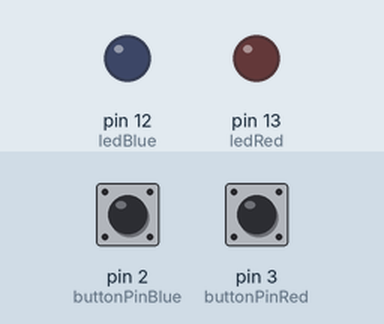
The sketch below on a simulated Arduino Uno, built with avr-gcc and run on an emulated ATmega328P. Parts: output pins drawn as LEDs (lit = HIGH). The test bench sets the inputs (shaded band); at power-on: pin 2 (buttonPinBlue) LOW, pin 3 (buttonPinRed) LOW.

Above: at 1.2 s.
1.3 s: pin 2 (buttonPinBlue) pulled HIGH for 0.15 s
At 1.37 s:
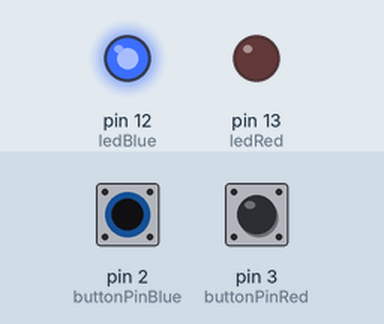
2.9 s: pin 3 (buttonPinRed) pulled HIGH for 0.15 s
At 2.97 s:
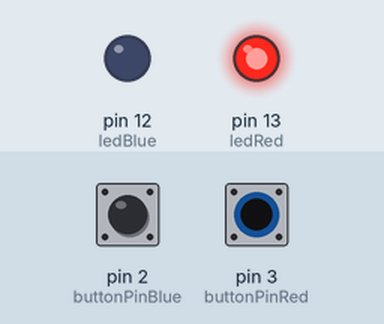
4.5 s: pin 3 (buttonPinRed) pulled HIGH for 3.2 s
At 8.9 s:
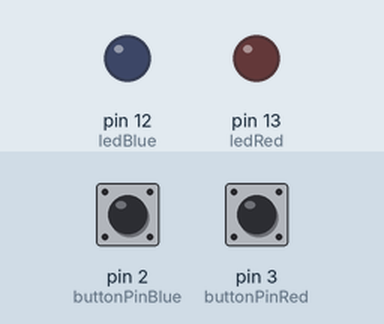
9.2 s: pin 2 (buttonPinBlue) pulled HIGH for 3.2 s
At 10.3 s:
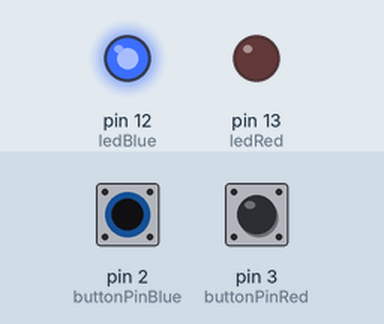
13.9 s: pin 2 (buttonPinBlue) driven HIGH and pin 3 (buttonPinRed) driven HIGH
At 15.0 s:
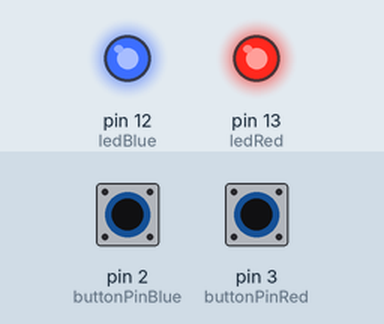
Timing chart, 0 to 16.4 s (numbered marks = the images above; inputs shaded):
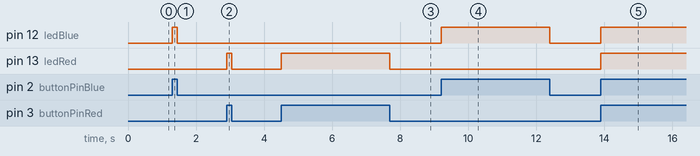

The sketch:

RedVsBlue.ino
```cpp
int ledBlue = 12;
int ledRed = 13;

int buttonPinBlue = 2;
int buttonPinRed = 3;

int buttonStateBlue = 0;
int buttonStateRed = 0;

void setup() {
  // put your setup code here, to run once:

  pinMode(ledBlue, OUTPUT);
  pinMode(buttonPinBlue, INPUT);

  pinMode(ledRed, OUTPUT);
  pinMode(buttonPinRed, INPUT);

}

void loop() {
  // put your main code here, to run repeatedly:

  buttonStateBlue = digitalRead(buttonPinBlue);

  if(buttonStateBlue == HIGH){
    digitalWrite(ledBlue, HIGH);
    delay(0);
  }else{
    digitalWrite(ledBlue, LOW);
    delay(0);
  }

  buttonStateRed = digitalRead(buttonPinRed);

  if(buttonStateRed == HIGH){
    digitalWrite(ledRed, HIGH);
    delay(0);
  }else{
    digitalWrite(ledRed, LOW);
    delay(0);
  }

 }
```

Measured:
- after the input at 1.3 s, pin 12 (ledBlue): LOW → HIGH at once, → LOW 0.15 s later
- after the input at 2.9 s, pin 13 (ledRed): LOW → HIGH at once, → LOW 0.15 s later
- after the input at 4.5 s, pin 13 (ledRed): LOW → HIGH at once, → LOW 3.2 s later
- after the input at 9.2 s, pin 12 (ledBlue): LOW → HIGH at once, → LOW 3.2 s later
- after the input at 13.9 s, pin 12 (ledBlue), pin 13 (ledRed): LOW → HIGH at once
